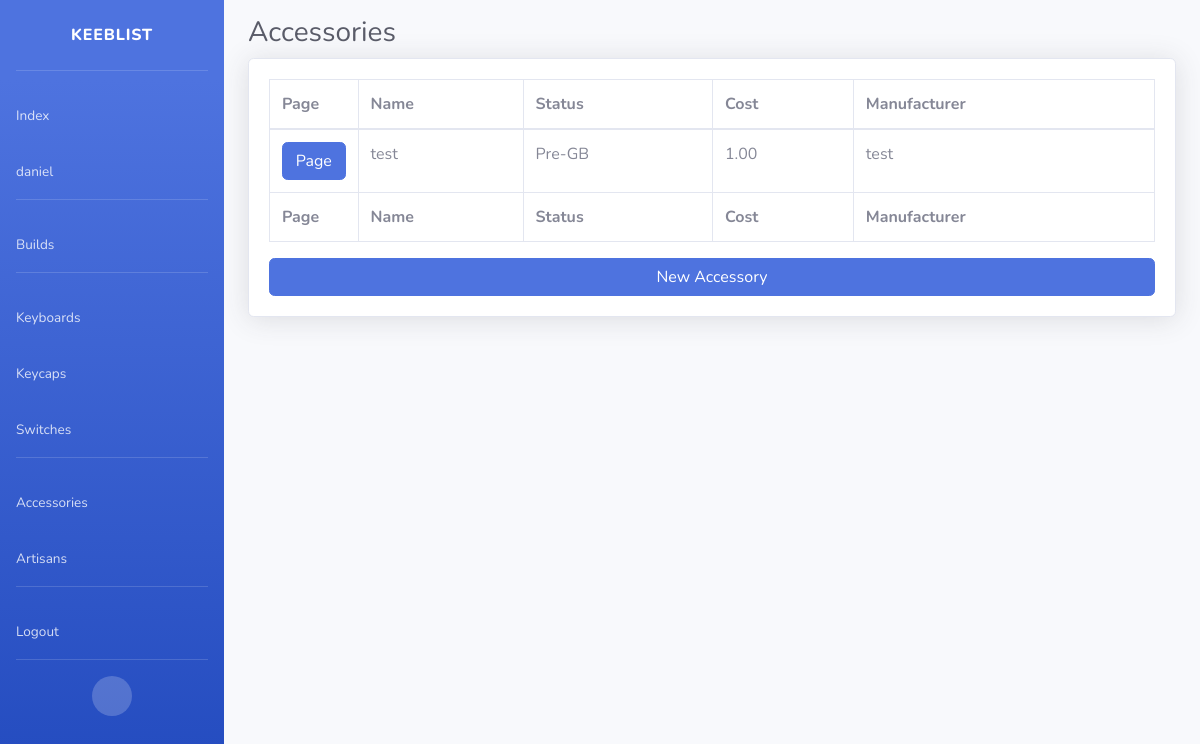
Page /app/accessory/ (signed in) on the earlier database version.
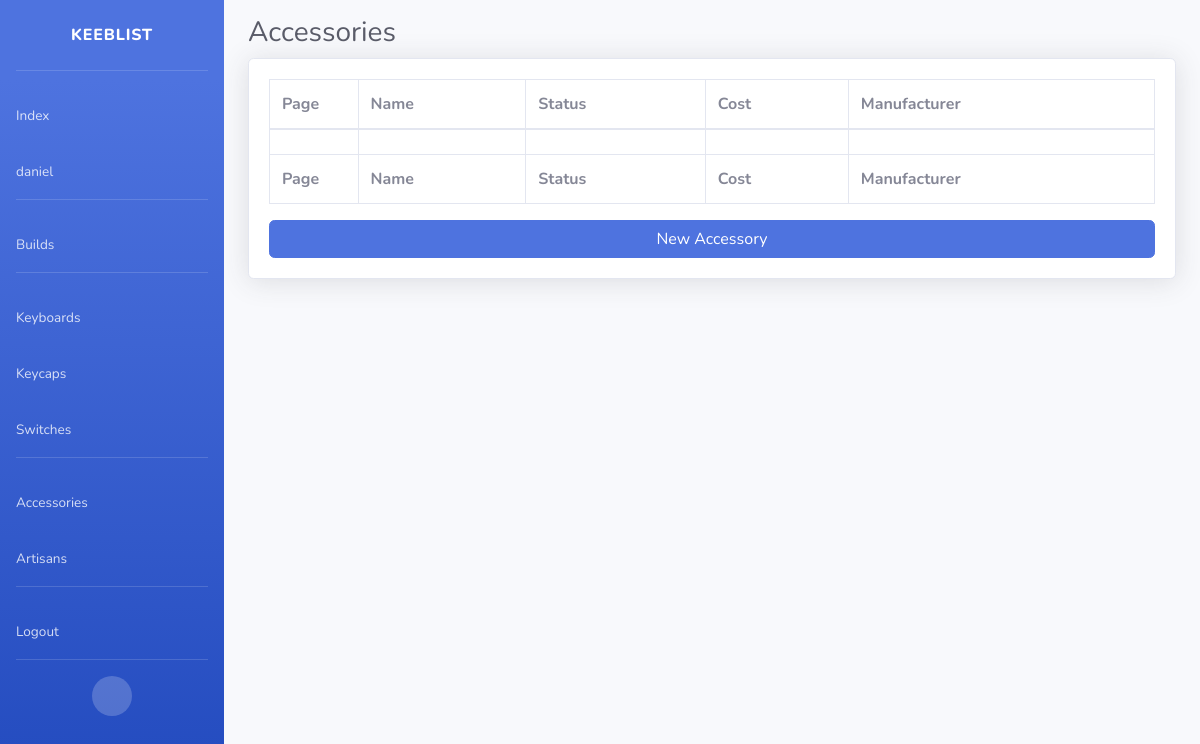
Same page on the later database version.
### app/models.py (models this page shows, shortened)
class CommonModel(BaseCommonModel):
    status_choices=[
        ("Pre-GB", "Pre-GB"),
        ("Ordered GB", "Ordered GB"),
        ("Ordered In-Stock", "Ordered In-Stock"),
        ("Shipping", "Shipping"),
        ("Present", "Present"),
        ("Sold", "Sold"),
    ]
    status=models.CharField(max_length=255, choices=status_choices)
    cost=models.FloatField()
    aftermarket_seller=models.CharField(max_length=255, blank=True)
    manufacturer=models.CharField(max_length=255, blank=True)
    sell_price=models.FloatField(null=True, blank=True)
    class Meta:
        abstract = True

class Accessory(CommonModel):
    class Meta:
        ordering = ['-name']
        verbose_name_plural = "accessories"
    def get_absolute_url(self):
        return super().get_absolute_url("accessory")

### app/views.py (the view)
# urls.py: path('accessory/', AccessoryListView.as_view(), name='accessory'),
class AccessoryListView(CommonListView):
    model = Accessory
    template_name = 'models/accessory_list.html'
    context_object_name = 'accessory_list'
    def get_queryset(self):
        return super().get_queryset(Accessory, self.request.user)

### app/models.py (called while the page is built)
    def get_absolute_url(self, model):
        return reverse(f'{model}-detail', kwargs={"slug": self.slug})

### app/views.py (called while the page is built)
    def get_queryset(self, model, user):
        return model.objects.filter(user=user).filter(~Q(status="Sold"))

### templates/app/accessory_list.html (shortened to what this page needs)
{% extends 'base.html' %}
{% load static %}
{% block container_fluid %}
<div class="container-fluid">
    <h1 class="h3 mb-2 text-gray-800">Accessories</h1>
    <div class="card shadow mb-4">
        <div class="card-body">
            <div class="table-responsive">
                <table class="table table-bordered" width="100%" cellspacing="0">
                    <col style="width:10%">
                    <thead>
                        <tr>
                            <th>Page</th>
                            <th>Name</th>
                            <th>Status</th>
                            <th>Cost</th>
                            <th>Manufacturer</th>
                        </tr>
                    </thead>
                    <tfoot>
                        <tr>
                            <th>Page</th>
                            <th>Name</th>
                            <th>Status</th>
                            <th>Cost</th>
                            <th>Manufacturer</th>
                        </tr>
                    </tfoot>
                    <tbody>
                        {% for accessory in object_list %}
                        <tr>
                            <td><a href="{{ accessory.get_absolute_url }}" class="btn btn-primary btn-user btn-block">Page</a></td>
                            <td>{{ accessory.name }}</td>
                            <td>{{ accessory.status }}</td>
                            <td>{{ accessory.cost|floatformat:2 }}</td>
                            <td>{{ accessory.manufacturer }}</td>
                        </tr>
                        {% empty %}
                        <tr>
                            <td></td>
                            <td></td>
                            <td></td>
                            <td></td>
                            <td></td>
                        </tr>
                        {% endfor %}
                    </tbody>
                </table>
            </div>
            <a href="{% url 'accessory-create' %}" class="btn btn-primary btn-user btn-block">New Accessory</a>
        </div>
    </div>
</div>
{% endblock %}

Differences in the rows shown:
removed Accessory: name "test", status "Pre-GB", cost "1.00", manufacturer "test"
